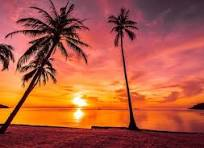
#> input picture Applied computer vision/Aula 2/imagem.jpg, 204 x 148 px
$ python main.py
#> lines starting #> are read from the running program, lines starting #| are printed output that depends on the picture; long printed decimals are rounded
### Applied computer vision/Aula 2/leitura_conversao.py
#Coverter imagem colorida numa escala cinza

#Biblioteca OpenCV - usada para manipular as imagens
import cv2

#Biblioteca para a exibição de elementos graficos
import matplotlib.pyplot as plt


#BLOCO DE FUNÇÕES PARA MANIPULAR A IMAGEM#
'''
1° passo: definir a função
'''
def carregarImagem(path):
#> called with path = 'imagem.jpg'
    imagem = cv2.imread(path)
#> imagem is the input picture: shape (148, 204, 3); mean B, G, R 64.8, 88.3, 175.5
    #Lendo a imagem
    if imagem is None:
        raise ValueError('Imagem não encontrada')
    return imagem

'''
2° Passo: Definir a função que converte a escala para cinza
'''
def converterCinza(imagem):
    return cv2.cvtColor(imagem, cv2.COLOR_BGR2GRAY)

'''
3° Passo: Definir a função de histograma
'''
def histograma(imagem):
    plt.hist(imagem.ravel(), bins=256, range=[0,256])
    plt.title("Histograma de Intensidade")
    plt.xlabel("Intensidade")
    plt.ylabel("Quantidade de pixels")
    plt.show()
'''
4° Passo: Definir a função que exibe a imagem
'''
def mostrarImagem(imagem, title="Imagem"):
    plt.imshow(imagem, cmap='gray') #ImgShow -> Mostra a imagem;
                                    #cmap -> Indica que é um mapeamento em escala em cinza
    plt.title(title)
    plt.axis("off")
    plt.show()

# [5 lines that do not run on import are left out]

#==============================================

#Ajuste de brilho e contraste da imagem

#==============================================

def ajustarBrilhoContraste(imagem, alpha=1.0, beta=0):
    '''
    Alpha -> Controla o contraste da imagem
    Beta -> Controla o brilho
    '''
    return cv2.convertScaleAbs(imagem, alpha=alpha, beta=beta)

#==============================================

#Equalização do histograma

#==============================================

def equalizar_histograma(imagem):
    '''
    Melhorar contraste global redistribuindo a intensidade dos pixels
    '''
    return cv2.equalizeHist(imagem)

#==============================================

#Equalização do histograma

#==============================================

def calcular_metricas(imagem):
    brilho = imagem.mean()
    contraste = imagem.std()# metrica será observada a partir do desvio padrao

    return brilho, contraste

### Applied computer vision/Aula 2/main.py
# este é o arquivo "principal" da aplicação - entry point

#para executar as funções definidas no outro arquivo, precisamos importar os recursos

from leitura_conversao import(
    carregarImagem,
    converterCinza,
    mostrarImagem,
    histograma,
    ajustarBrilhoContraste,
    equalizar_histograma,
    calcular_metricas
)


if __name__ == '__main__':

#Carregar a imagem
    img = carregarImagem('imagem.jpg')
    print("Shape Imagem colorida", img.shape)
#| Shape Imagem colorida (148, 204, 3)

    gray = converterCinza(img)
#> in converterCinza, `return cv2.cvtColor(imagem, cv2.COLOR_BGR2GRAY)`:
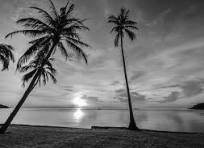
#> returned value: shape (148, 204); min 1, max 254, mean 111.7
    print("shape imagem escala de cinza", gray.shape)
#| shape imagem escala de cinza (148, 204)

    mostrarImagem(gray, "Imagem original(Gray)")
    histograma(gray)
#> in histograma, `plt.show()`:
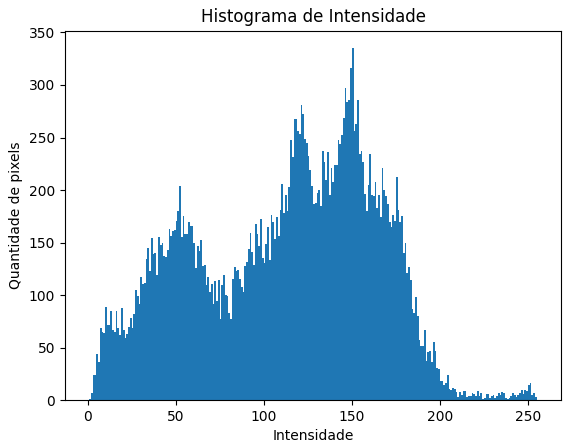
#> figure drawn by matplotlib, 1 panel; tallest bar 335 high, from x = 150 to 151

    brilho, contraste = calcular_metricas(gray)
#> in calcular_metricas, `brilho = imagem.mean()`: brilho = 111.7
#> in calcular_metricas, `contraste = imagem.std()# metrica será observada a partir do desvio pa..`: contraste = 50.5
#> brilho = 111.7; contraste = 50.5

    print("----------------Métricas originais----------------")
    print("Brilho médio", brilho)
#| Brilho médio 111.660
    print("contraste (obtdo a partir do desvio padrao):", contraste)
#| contraste (obtdo a partir do desvio padrao): 50.505

#3. Ajuste de brilho e contraste
    ajuste = ajustarBrilhoContraste(gray, alpha=1.3, beta=30)
#> in ajustarBrilhoContraste, `return cv2.convertScaleAbs(imagem, alpha=alpha, beta=beta)`:
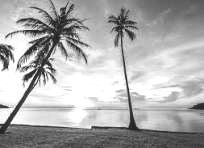
#> returned value: shape (148, 204); min 31, max 255, mean 173.3
    mostrarImagem(ajuste, "Brilho e Contraste ajustados")
    histograma(ajuste)
#> in histograma (call 2), `plt.show()`:
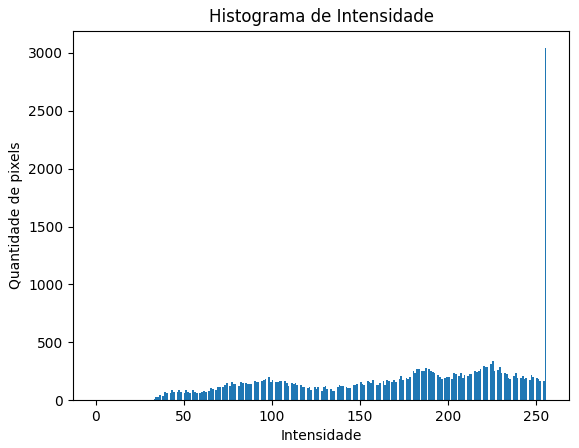
#> figure drawn by matplotlib, 1 panel; tallest bar 3041 high, from x = 255 to 256


    print("----------------Métricas após ajustes----------------")
    print("Brilho médio", brilho)
#| Brilho médio 111.660
    print("contraste (obtdo a partir do desvio padrao):", contraste)
#| contraste (obtdo a partir do desvio padrao): 50.505

#4. Equalizando o histograma
    equalizar = equalizar_histograma(ajuste)
#> in equalizar_histograma, `return cv2.equalizeHist(imagem)`:
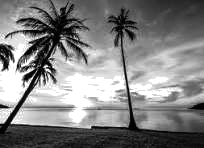
#> returned value: shape (148, 204); min 0, max 255, mean 129.5
    mostrarImagem(equalizar, "Imagem equalizada a partir do brilho e constraste")
    histograma(equalizar)
#> in histograma (call 3), `plt.show()`:
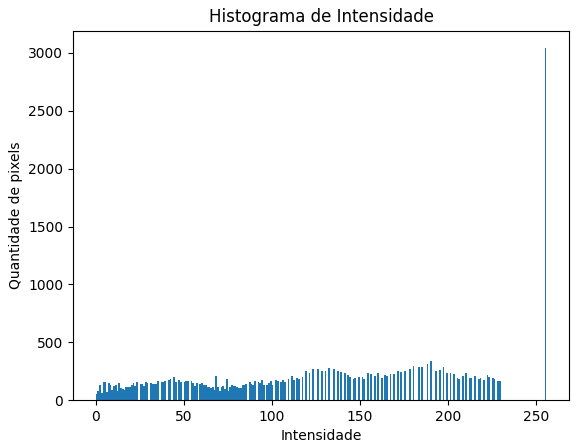
#> figure drawn by matplotlib, 1 panel; tallest bar 3041 high, from x = 255 to 256


    brilho_eq, contraste_eq = calcular_metricas(equalizar)
#> brilho_eq = 129.5; contraste_eq = 75.69
    print("----------------Métricas após equalização----------------")
    print("Brilho médio", brilho_eq)
#| Brilho médio 129.506
    print("contraste (obtdo a partir do desvio padrao):", contraste_eq)
#| contraste (obtdo a partir do desvio padrao): 75.686
